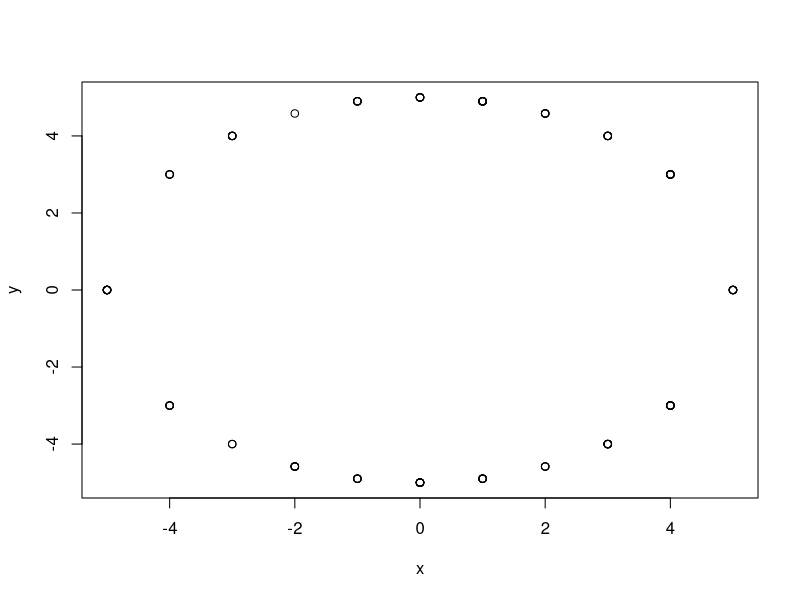

This chart was generated by the following R code:
# Circle equation: (x − xc)^2 + (y − yc)^2 = r^2
# (xc, yc) - center of the circle
# r - radius

# let the center be (0,0): x^2 + y^2 = r^2
# if we know x and r:   y = sqrt(r^2 - x^2)
# =>
# generate x coords and then calculate y

r <- 5

set.seed(0)
x <- sample(-r:r, 100, replace=TRUE)
y <- sqrt(r^2 - x^2) * sample(c(-1,1), 100, replace=TRUE) # so we can have negative y's as well
plot(x, y)
